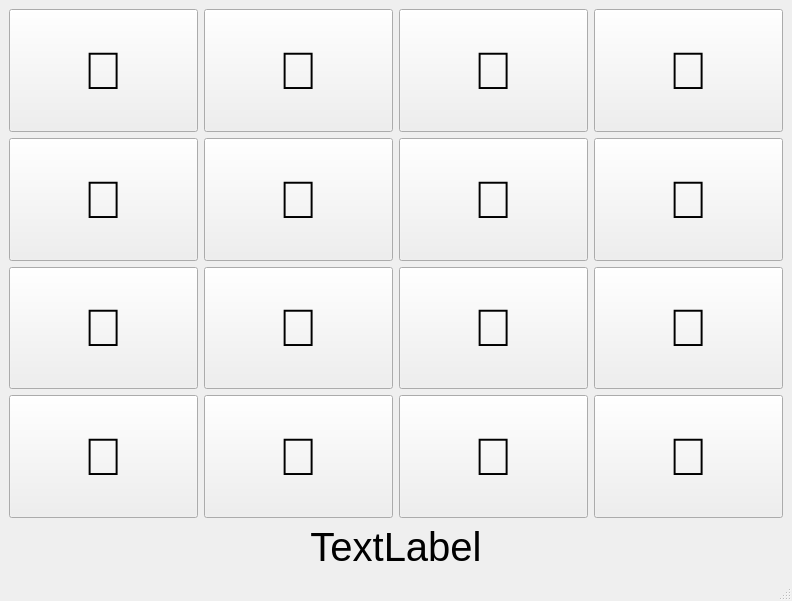
<?xml version="1.0" encoding="UTF-8"?>
<ui version="4.0">
 <class>MainWindow</class>
 <widget class="QMainWindow" name="MainWindow">
  <property name="geometry">
   <rect>
    <x>0</x>
    <y>0</y>
    <width>792</width>
    <height>601</height>
   </rect>
  </property>
  <property name="windowTitle">
   <string>MainWindow</string>
  </property>
  <widget class="QWidget" name="centralwidget">
   <layout class="QGridLayout" name="gridLayout_2">
    <item row="0" column="0">
     <layout class="QGridLayout" name="gridLayout">
      <item row="3" column="2">
       <widget class="QPushButton" name="pushButton">
        <property name="sizePolicy">
         <sizepolicy hsizetype="Expanding" vsizetype="Expanding">
          <horstretch>0</horstretch>
          <verstretch>0</verstretch>
         </sizepolicy>
        </property>
        <property name="font">
         <font>
          <pointsize>40</pointsize>
         </font>
        </property>
        <property name="text">
         <string>😬</string>
        </property>
        <property name="iconSize">
         <size>
          <width>20</width>
          <height>20</height>
         </size>
        </property>
       </widget>
      </item>
      <item row="3" column="3">
       <widget class="QPushButton" name="pushButton">
        <property name="sizePolicy">
         <sizepolicy hsizetype="Expanding" vsizetype="Expanding">
          <horstretch>0</horstretch>
          <verstretch>0</verstretch>
         </sizepolicy>
        </property>
        <property name="font">
         <font>
          <pointsize>40</pointsize>
         </font>
        </property>
        <property name="text">
         <string>😬</string>
        </property>
        <property name="iconSize">
         <size>
          <width>20</width>
          <height>20</height>
         </size>
        </property>
       </widget>
      </item>
      <item row="2" column="3">
       <widget class="QPushButton" name="pushButton">
        <property name="sizePolicy">
         <sizepolicy hsizetype="Expanding" vsizetype="Expanding">
          <horstretch>0</horstretch>
          <verstretch>0</verstretch>
         </sizepolicy>
        </property>
        <property name="font">
         <font>
          <pointsize>40</pointsize>
         </font>
        </property>
        <property name="text">
         <string>😬</string>
        </property>
        <property name="iconSize">
         <size>
          <width>20</width>
          <height>20</height>
         </size>
        </property>
       </widget>
      </item>
      <item row="3" column="1">
       <widget class="QPushButton" name="pushButton">
        <property name="sizePolicy">
         <sizepolicy hsizetype="Expanding" vsizetype="Expanding">
          <horstretch>0</horstretch>
          <verstretch>0</verstretch>
         </sizepolicy>
        </property>
        <property name="font">
         <font>
          <pointsize>40</pointsize>
         </font>
        </property>
        <property name="text">
         <string>😬</string>
        </property>
        <property name="iconSize">
         <size>
          <width>20</width>
          <height>20</height>
         </size>
        </property>
       </widget>
      </item>
      <item row="2" column="2">
       <widget class="QPushButton" name="pushButton">
        <property name="sizePolicy">
         <sizepolicy hsizetype="Expanding" vsizetype="Expanding">
          <horstretch>0</horstretch>
          <verstretch>0</verstretch>
         </sizepolicy>
        </property>
        <property name="font">
         <font>
          <pointsize>40</pointsize>
         </font>
        </property>
        <property name="text">
         <string>😬</string>
        </property>
        <property name="iconSize">
         <size>
          <width>20</width>
          <height>20</height>
         </size>
        </property>
       </widget>
      </item>
      <item row="0" column="3">
       <widget class="QPushButton" name="pushButton">
        <property name="sizePolicy">
         <sizepolicy hsizetype="Expanding" vsizetype="Expanding">
          <horstretch>0</horstretch>
          <verstretch>0</verstretch>
         </sizepolicy>
        </property>
        <property name="font">
         <font>
          <pointsize>40</pointsize>
         </font>
        </property>
        <property name="text">
         <string>😬</string>
        </property>
        <property name="iconSize">
         <size>
          <width>20</width>
          <height>20</height>
         </size>
        </property>
       </widget>
      </item>
      <item row="1" column="0">
       <widget class="QPushButton" name="pushButton">
        <property name="sizePolicy">
         <sizepolicy hsizetype="Expanding" vsizetype="Expanding">
          <horstretch>0</horstretch>
          <verstretch>0</verstretch>
         </sizepolicy>
        </property>
        <property name="font">
         <font>
          <pointsize>40</pointsize>
         </font>
        </property>
        <property name="text">
         <string>😬</string>
        </property>
        <property name="iconSize">
         <size>
          <width>20</width>
          <height>20</height>
         </size>
        </property>
       </widget>
      </item>
      <item row="1" column="2">
       <widget class="QPushButton" name="pushButton">
        <property name="sizePolicy">
         <sizepolicy hsizetype="Expanding" vsizetype="Expanding">
          <horstretch>0</horstretch>
          <verstretch>0</verstretch>
         </sizepolicy>
        </property>
        <property name="font">
         <font>
          <pointsize>40</pointsize>
         </font>
        </property>
        <property name="text">
         <string>😬</string>
        </property>
        <property name="iconSize">
         <size>
          <width>20</width>
          <height>20</height>
         </size>
        </property>
       </widget>
      </item>
      <item row="1" column="3">
       <widget class="QPushButton" name="pushButton">
        <property name="sizePolicy">
         <sizepolicy hsizetype="Expanding" vsizetype="Expanding">
          <horstretch>0</horstretch>
          <verstretch>0</verstretch>
         </sizepolicy>
        </property>
        <property name="font">
         <font>
          <pointsize>40</pointsize>
         </font>
        </property>
        <property name="text">
         <string>😬</string>
        </property>
        <property name="iconSize">
         <size>
          <width>20</width>
          <height>20</height>
         </size>
        </property>
       </widget>
      </item>
      <item row="2" column="1">
       <widget class="QPushButton" name="pushButton">
        <property name="sizePolicy">
         <sizepolicy hsizetype="Expanding" vsizetype="Expanding">
          <horstretch>0</horstretch>
          <verstretch>0</verstretch>
         </sizepolicy>
        </property>
        <property name="font">
         <font>
          <pointsize>40</pointsize>
         </font>
        </property>
        <property name="text">
         <string>😬</string>
        </property>
        <property name="iconSize">
         <size>
          <width>20</width>
          <height>20</height>
         </size>
        </property>
       </widget>
      </item>
      <item row="1" column="1">
       <widget class="QPushButton" name="pushButton">
        <property name="sizePolicy">
         <sizepolicy hsizetype="Expanding" vsizetype="Expanding">
          <horstretch>0</horstretch>
          <verstretch>0</verstretch>
         </sizepolicy>
        </property>
        <property name="font">
         <font>
          <pointsize>40</pointsize>
         </font>
        </property>
        <property name="text">
         <string>😬</string>
        </property>
        <property name="iconSize">
         <size>
          <width>20</width>
          <height>20</height>
         </size>
        </property>
       </widget>
      </item>
      <item row="0" column="0">
       <widget class="QPushButton" name="pushButton">
        <property name="sizePolicy">
         <sizepolicy hsizetype="Expanding" vsizetype="Expanding">
          <horstretch>0</horstretch>
          <verstretch>0</verstretch>
         </sizepolicy>
        </property>
        <property name="font">
         <font>
          <pointsize>40</pointsize>
         </font>
        </property>
        <property name="text">
         <string>😬</string>
        </property>
        <property name="iconSize">
         <size>
          <width>20</width>
          <height>20</height>
         </size>
        </property>
       </widget>
      </item>
      <item row="3" column="0">
       <widget class="QPushButton" name="pushButton">
        <property name="sizePolicy">
         <sizepolicy hsizetype="Expanding" vsizetype="Expanding">
          <horstretch>0</horstretch>
          <verstretch>0</verstretch>
         </sizepolicy>
        </property>
        <property name="font">
         <font>
          <pointsize>40</pointsize>
         </font>
        </property>
        <property name="text">
         <string>😬</string>
        </property>
        <property name="iconSize">
         <size>
          <width>20</width>
          <height>20</height>
         </size>
        </property>
       </widget>
      </item>
      <item row="0" column="1">
       <widget class="QPushButton" name="pushButton">
        <property name="sizePolicy">
         <sizepolicy hsizetype="Expanding" vsizetype="Expanding">
          <horstretch>0</horstretch>
          <verstretch>0</verstretch>
         </sizepolicy>
        </property>
        <property name="font">
         <font>
          <pointsize>40</pointsize>
         </font>
        </property>
        <property name="text">
         <string>😬</string>
        </property>
        <property name="iconSize">
         <size>
          <width>20</width>
          <height>20</height>
         </size>
        </property>
       </widget>
      </item>
      <item row="2" column="0">
       <widget class="QPushButton" name="pushButton">
        <property name="sizePolicy">
         <sizepolicy hsizetype="Expanding" vsizetype="Expanding">
          <horstretch>0</horstretch>
          <verstretch>0</verstretch>
         </sizepolicy>
        </property>
        <property name="font">
         <font>
          <pointsize>40</pointsize>
         </font>
        </property>
        <property name="text">
         <string>😬</string>
        </property>
        <property name="iconSize">
         <size>
          <width>20</width>
          <height>20</height>
         </size>
        </property>
       </widget>
      </item>
      <item row="0" column="2">
       <widget class="QPushButton" name="pushButton">
        <property name="sizePolicy">
         <sizepolicy hsizetype="Expanding" vsizetype="Expanding">
          <horstretch>0</horstretch>
          <verstretch>0</verstretch>
         </sizepolicy>
        </property>
        <property name="font">
         <font>
          <pointsize>40</pointsize>
         </font>
        </property>
        <property name="text">
         <string>😬</string>
        </property>
        <property name="iconSize">
         <size>
          <width>20</width>
          <height>20</height>
         </size>
        </property>
       </widget>
      </item>
      <item row="4" column="0" colspan="4">
       <widget class="QLabel" name="label">
        <property name="font">
         <font>
          <pointsize>30</pointsize>
         </font>
        </property>
        <property name="text">
         <string>TextLabel</string>
        </property>
        <property name="alignment">
         <set>Qt::AlignCenter</set>
        </property>
       </widget>
      </item>
     </layout>
    </item>
   </layout>
  </widget>
  <widget class="QMenuBar" name="menubar">
   <property name="geometry">
    <rect>
     <x>0</x>
     <y>0</y>
     <width>792</width>
     <height>22</height>
    </rect>
   </property>
  </widget>
  <widget class="QStatusBar" name="statusbar"/>
 </widget>
 <resources/>
 <connections/>
</ui>
